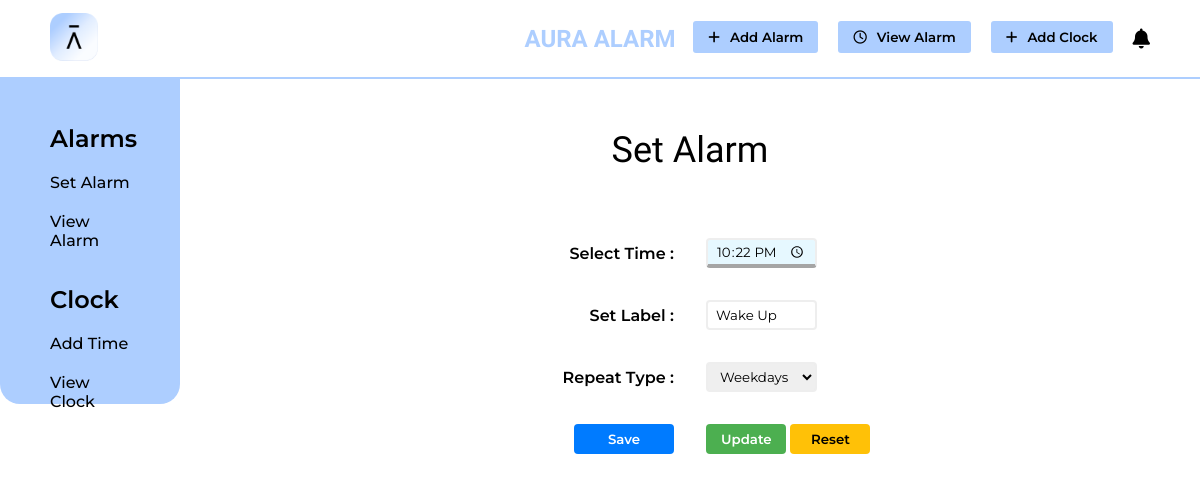
The page /index.php?eid=8 on the database its author committed.
### tables this page shows
CREATE TABLE `alarms` (
  `id` int(11) NOT NULL,
  `time` varchar(255) NOT NULL,
  `label` varchar(255) NOT NULL,
  `reptype` varchar(255) NOT NULL
);

### mainClass.php (called while the page is built, shortened)
<?php
class alarm
{
    private $servername = "localhost";
    private $username = "root";
    private $password = "";
    private $database = "alarm";
    private $connect;
    public function __construct()
    {
        $this->connect = new mysqli($this->servername, $this->username, $this->password, $this->database);
        if (mysqli_connect_error()) {
            echo "Connection Failed";
        } else {
            return $this->connect;
        }
    }
?>
<?php
    public function getEditableAlarm($id)
    {
        $query = "select * from alarms where id = $id";
        $result = $this->connect->query($query);
        if ($result) {
            $row = $result->fetch_assoc();
            return $row;
        }
    }
}

### index.php (the view, shortened to what this page needs)
<?php
include("mainClass.php");
$ob = new alarm();
if (isset($_REQUEST['eid'])) {
    $id = $_REQUEST['eid'];
    $data = $ob->getEditableAlarm($id);
}
?>
<!DOCTYPE html>
<html lang="en">
<head>
    <?php
    include("./commons/cdnLinks.php")
    ?>
</head>
<body>
    <div class="mainContainer">
        <?php
        include("./commons/header.php");
        ?>
        <div class="midContainer">
            <div class="sidebarContainer">
                <?php
                include("./commons/sidebar.php");
                ?>
            </div>
            <div class="addAlarm">
                <p class="heading">Set Alarm</p>
                <div class="formcontainer">
                    <form method="POST">
                        <table width="100%" class="alarmTable">
                            <tr>
                                <td class="tdHeading">Select Time : </td>
                                <td><input type="time" name="time" value="<?php if (isset($data['time'])) echo $data['time'] ?>" required></td>
                            </tr>
                            <tr>
                                <td class="tdHeading">Set Label : </td>
                                <td><input type="text" name="label" value="<?php if (isset($data['label'])) echo $data['label'] ?>" placeholder="Wake Up" required></td>
                            </tr>
                            <tr>
                                <td class="tdHeading">Repeat Type : </td>
                                <td><select name="repType">
                                        <option value=<?php if (isset($data['reptype'])) {
                                                            echo $data['reptype'];
                                                        } else {
                                                            echo "Default";
                                                        } ?>>
                                            <?php if (isset($data['reptype'])) {
                                                echo $data['reptype'];
                                            } else {
                                                echo "Select Repeat Type";
                                            } ?>
                                        </option>
                                    </select></td>
                            </tr>
                            <tr>
                                <td class="tdHeading"><input type="submit" value="Save" name="save"></td>
                                <td>
                                    <input class="updateBtn" type="submit" value="Update" name="update">
                                    <input type="reset" value="Reset">
                                </td>
                            </tr>
                        </table>
                    </form>
                </div>
            </div>
        </div>
    </div>
</body>
</html>

### style.css (style rules this page uses)
* { padding: 0; margin: 0; font-family: 'Montserrat', sans-serif; box-sizing: border-box; color: black; }
body { background-color: #fff; }
.sidebarContainer { float: left; }
.addAlarm { float: right; width: 85vw; }
.heading { text-align: center; font-family: 'Antonio', sans-serif; margin: 50px; font-size: 36px; cursor: default; }
.formcontainer { width: 50%; margin: auto; }
table.alarmTable td { padding: 15px; width: 50%; font-weight: 600; }
table.alarmTable td.tdHeading { text-align: right; }
input { width: 50%; height: 30px; border-radius: 4px; border: 2px solid #eee; color: #000; padding: 2px 8px; }
select { width: 50%; height: 30px; border-radius: 4px; border: 2px solid#eee; color: #000; padding: 2px 8px; }
select option { color: #000; }
input[type="submit"] { padding: 5px 20px; background-color: #007bff; color: white; font-weight: 600; border: none; width: 100px; border-radius: 4px; cursor: pointer; }
input[type="submit"].updateBtn { padding: 5px 15px; background-color: #4CAF50; color: white; font-weight: 600; border: none; width: 80px; border-radius: 4px; cursor: pointer; }
input[type="time"] { background: #E6F8FF; border-bottom: 4px solid #a5a5a5; }
input[type="reset"] { padding: 5px 15px; background-color: #ffc107; color: #000;; font-weight: 600; width: 80px; border: none; border-radius: 4px; cursor: pointer; }

### rows shown on the page
alarms: time "22:22", label "Wake Up", repType "Weekdays"
